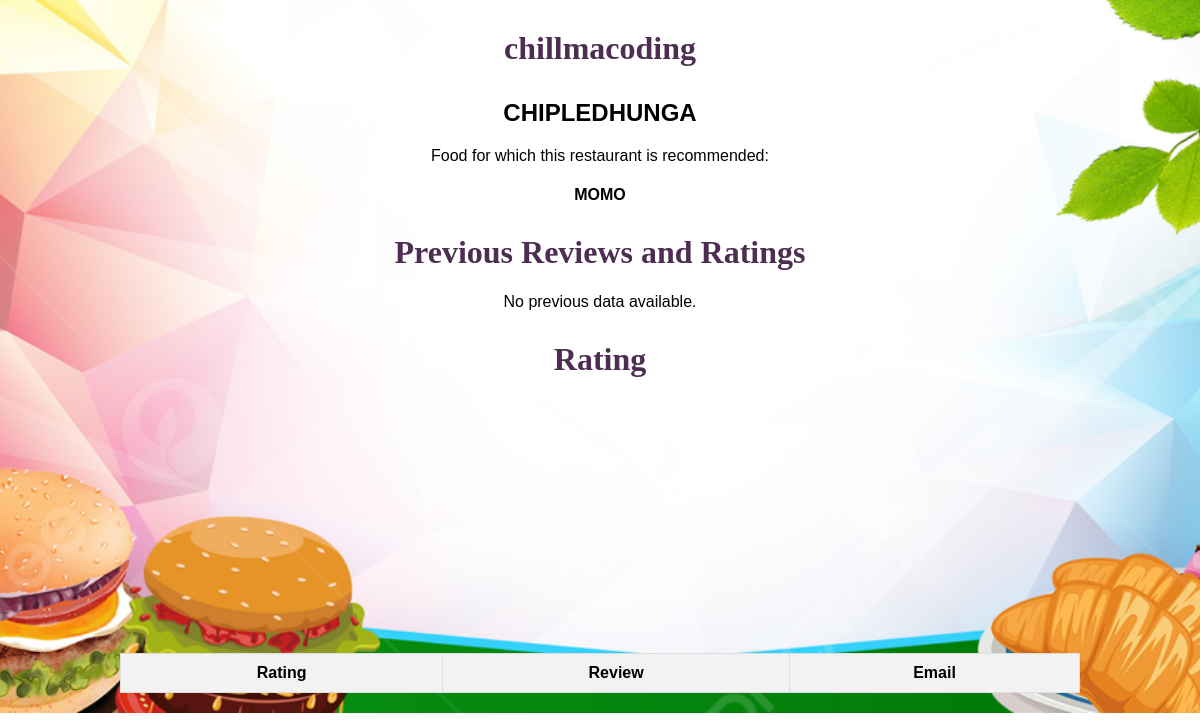
/restaurant.php?id=10 (signed in), run on the app's committed database.
### tables this page shows
CREATE TABLE `restaurant` (
  `restaurantid` int(20) NOT NULL,
  `restaurantname` varchar(20) NOT NULL,
  `foodItServes` varchar(20) NOT NULL,
  `restaurantlocation` varchar(20) NOT NULL,
  `restarantimage` varchar(225) NOT NULL
);

### restaurant.php (the view, shortened to what this page needs)
<!DOCTYPE html>
<html lang="en">
<head>
    <link rel="stylesheet" href="restaurant.css">
</head>
<body>
<?php
include 'db_conn.php';
if (isset($_GET['id'])) {
    $restaurantid = $_GET['id'];
    $sql = "SELECT * FROM `restaurant` WHERE `restaurantid` = '$restaurantid'  ";
    $result = $conn->query($sql);
    if ($result->num_rows > 0) {
       while($row = $result->fetch_assoc()){
        $restaurantName = $row['restaurantname'];
        $restaurantlocation = $row['restaurantlocation'];
        $currentfood = $row['foodItServes'];
       $restaurantLocation=  strtoupper($restaurantlocation);
        echo "<p>  <h1>$restaurantName</p></h1>   ";
        echo "<p> <h2>$restaurantLocation</h2>     </p>";
        $currentFood= strtoupper($currentfood);
        echo"<p> Food for which this restaurant is recommended: <h4>$currentFood </h4>     ";
       }
    } else {
        echo "yeta ho bigreko";
    }
} else {
    echo "Invalid request";
}
$review_sql = "SELECT * FROM `reviews` WHERE `id` = $restaurantid";
$review_result = $conn->query($review_sql);
echo '<h1>Previous Reviews and Ratings</h1>';
echo'<table>';
echo '<tr> <th>Rating</th> <th>Review</th> <th>Email</th> </tr>';
if ($review_result->num_rows > 0) {
    while ($review_row = $review_result->fetch_assoc()) {
        $rating = $review_row['ratings'];
        $review = $review_row['review'];
        $email = $review_row['email'];
            echo "<tr><td>$rating</td><td>$review</td><td>$email</td></tr>";
    }
    echo "</table>";
} else {
    echo "<p>No previous data available.</p>";
}
echo'<h1>Rating</h1>';
    ?>
    <br>
    <br>
    <br>
    <br>
    <br>
    <br>
    <br>
    <br>
    <br>
    <br>
    <br>
    <br>
    <br>
</body>
</html>

### restaurant.css (style rules this page uses)
body { margin: 0; padding: 0; font-family: Arial, sans-serif; background-image: url('testbg.jpg'); background-size: cover; background-position: center; background-repeat: no-repeat; }
h1 { text-align: center; margin-top: 30px; color: #4d2d52; font-family: 'Garamond', serif; }
h2 { text-align: center; }
p { text-align: center; margin-top: 10px; }
table { width: 80%; margin: 20px auto; border-collapse: collapse; align-items: center; }
table, th, td { border: 1px solid #ddd; }
th, td { padding: 10px; text-align: center; }
th { background-color: #f2f2f2; }
h4 { text-align: center; }

### data on the page
restaurant: restaurantname "chillmacoding", restaurantlocation "CHIPLEDHUNGA", foodItServes "MOMO"
